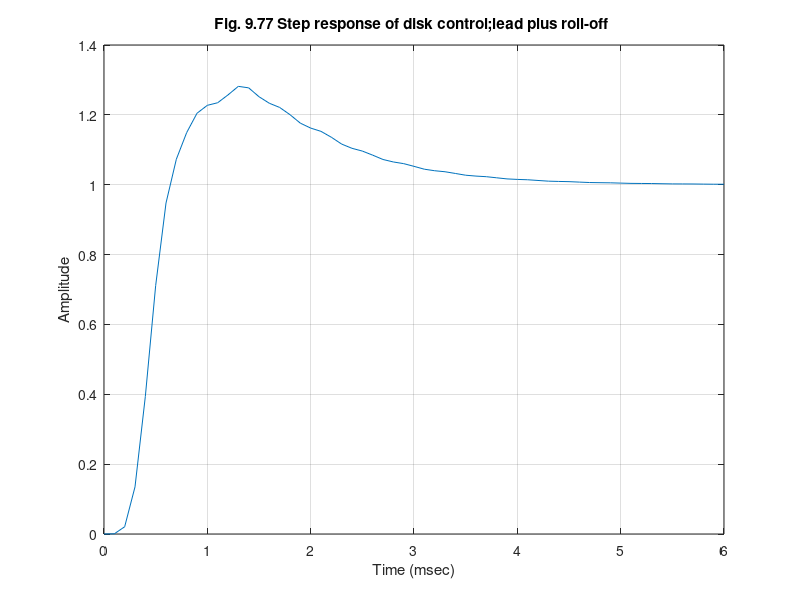

MATLAB code for this plot:
%  Figure 9.77      Feedback Control of Dynamic Systems, 4e
%                        Franklin, Powell, Emami
%
% script for disk read/write head control design
% the design is based on 1/s^2 with robustness
% with respect to a resonance of damping zeta = z at wm.
% the design calls for a single lead selected to maximize wc
% the phase margin is set by alpha = a
% the compensator has a second order roll-off filter
% the resonance is 'gain stabilized' with GM 
% the time is scaled to milliseconds
wm= 5*pi
z=.05;
GM = 4;
a=0.1;
% input the nominal plant with a gain of 1.
numGo=1;
denGo= [1 0 0];
sysGo=tf(numGo,denGo);
% input the plant with the resonance
numG= [1/(50*pi) 1];
denG=[1/(25*pi^2) 1/(50*pi) 1  0 0];
sysG=tf(numG,denG);
% Define the design constant
A = ((a*2*z)/(GM))^.333;
% PM >50; we have selected alpha = a = 0.1
Tinv= A*wm*sqrt(a);
T=1/Tinv;
wc =  A*wm
% K =  wc^2;
K=  wc^2;
% Input the lead compensation
numD =K*sqrt(a)*[T 1];
denD = [a*T 1];
sysD=tf(numD,denD);
% Now design the roll-off filter
w1=wm*sqrt(A/sqrt(a));
% design the roll-off damping
z1=.3 ;
numF=1;
denF=[1/w1^2  2*z1/w1 1];
sysF=tf(numF,denF);
% now compute the entire compensation
sysDc=sysD*sysF;
sysOLo=sysD*sysGo;
sysOL=sysDc*sysG;
% bode(sysOLo);
% hold on
clf;
sysH=tf(1,1);
sysCL=feedback(sysOL,sysH);
t=0:0.1:6;
[y,t]=step(sysCL,t);
plot(t,y);
xlabel('Time (msec)');
ylabel('Amplitude');
grid on
title('Fig. 9.77 Step response of disk control;lead plus roll-off ')
